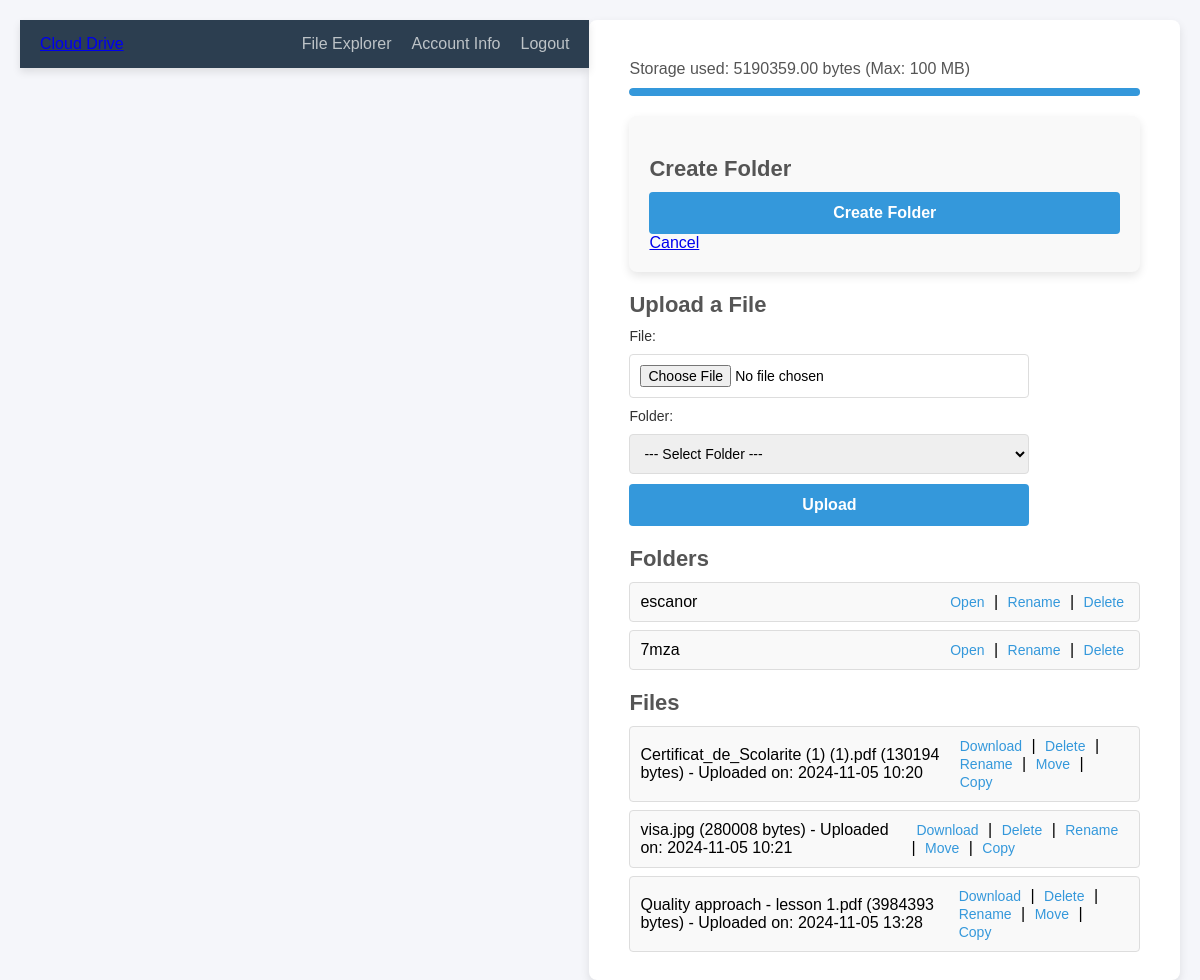
Page /register/file_explorer/ (signed in) on the committed database.
### cloud_drive_app/models.py (models this page shows, shortened)
class Folder(models.Model):
    user = models.ForeignKey(User, on_delete=models.CASCADE)
    name = models.CharField(max_length=255)
    parent_folder = models.ForeignKey('self', on_delete=models.CASCADE, null=True, blank=True, related_name='subfolders')

class UserFile(models.Model):
    user = models.ForeignKey(User, on_delete=models.CASCADE)
    folder = models.ForeignKey('Folder', on_delete=models.CASCADE, null=True, blank=True, related_name='files')
    file = models.FileField(upload_to='user_files/')
    uploaded_at = models.DateTimeField(auto_now_add=True)
    modified_at = models.DateTimeField(auto_now=True)  # New field for last modification time
    file_name = models.CharField(max_length=255)
    file_size = models.PositiveIntegerField()

### cloud_drive_app/views.py (the view, shortened to what this page needs)
# urls.py: path('file_explorer/', views.file_explorer_view, name='file_explorer'),
@login_required
def file_explorer_view(request, folder_id=None):
    current_folder = None
    if folder_id:
        current_folder = get_object_or_404(Folder, id=folder_id, user=request.user)
    form = FileUploadForm(user=request.user)
    subfolders = Folder.objects.filter(user=request.user, parent_folder=current_folder)
    user_files = UserFile.objects.filter(user=request.user, folder=current_folder)
    current_storage = calculate_user_storage_usage(request.user)
    return render(request, 'file_explorer.html', {
        'form': form,
        'subfolders': subfolders,
        'user_files': user_files,
        'current_folder': current_folder,
        'current_storage': current_storage,
    })

### cloud_drive_app/forms.py (shortened to what this page needs)
class FileUploadForm(forms.ModelForm):
    folder = forms.ModelChoiceField(queryset=Folder.objects.none(), required=False, empty_label="--- Select Folder ---")
    class Meta:
        model = UserFile
        fields = ['file', 'folder']
    def __init__(self, *args, **kwargs):
        user = kwargs.pop('user', None)
        super().__init__(*args, **kwargs)
        if user:
            self.fields['folder'].queryset = Folder.objects.filter(user=user)

### cloud_drive_app/views.py (called while the page is built)
def calculate_user_storage_usage(user):
    storage_usage = UserFile.objects.filter(user=user).aggregate(total_size=Sum('file_size'))
    return storage_usage['total_size'] or 0

### cloud_drive_app/templates/file_explorer.html (shortened to what this page needs)
{% load static %}
<!DOCTYPE html>
<html lang="en">
<head>
    <link rel="stylesheet" href="{% static 'css/style.css' %}">
</head>
<body>
    {% include 'navbar.html' %}
    <div class="file-explorer-container">
        <p class="storage-info">Storage used: {{ current_storage|floatformat:2 }} bytes (Max: 100 MB)</p>
        <div class="storage-bar">
            <div class="storage-bar-used" style="width: {{ storage_percentage }}%;"></div>
        </div>
        <div class="main-content">
            <h2>Create Folder</h2>
            <form method="post">
                <button type="submit">Create Folder</button>
            </form>
            <a href="{% if parent_folder %}{% url 'file_explorer' parent_folder.id %}{% else %}{% url 'file_explorer' %}{% endif %}">Cancel</a>
        </div>
        <h2>Upload a File</h2>
        <form method="post" enctype="multipart/form-data" class="upload-form">
            <label for="file">File:</label>
            <input type="file" name="file" id="file" required>
            <label for="folder">Folder:</label>
            <select name="folder" id="folder">
                <option value="">--- Select Folder ---</option>
            </select>
            <button type="submit" name="upload_file">Upload</button>
        </form>
        <h2>Folders</h2>
        {% if subfolders %}
            <ul class="folder-list">
                {% for folder in subfolders %}
                    <li>
                        <span>{{ folder.name }}</span>
                        <span>
                            <a href="{% url 'file_explorer' folder.id %}">Open</a> |
                            <a href="{% url 'rename_folder' folder.id %}">Rename</a> |
                            <a href="{% url 'delete_folder' folder.id %}">Delete</a>
                        </span>
                    </li>
                {% endfor %}
            </ul>
        {% else %}
            <p class="no-content">No folders.</p>
        {% endif %}
        <h2>Files</h2>
        {% if user_files %}
            <ul class="file-list">
                {% for file in user_files %}
                    <li>
                        <span>{{ file.file_name }} ({{ file.file_size }} bytes) - Uploaded on: {{ file.uploaded_at|date:"Y-m-d H:i" }}</span>
                        <span>
                            <a href="{% url 'download_file' file.id %}">Download</a> |
                            <a href="{% url 'delete_file' file.id %}">Delete</a> |
                            <a href="{% url 'rename_file' file.id %}">Rename</a> |
                            <a href="{% url 'move_file' file.id %}">Move</a> |
                            <a href="{% url 'copy_file' file.id %}">Copy</a>
                        </span>
                    </li>
                {% endfor %}
            </ul>
        {% else %}
            <p class="no-content">No files.</p>
        {% endif %}
    </div>
</body>
</html>

### cloud_drive_app/templates/navbar.html
{% load static %}
<link rel="stylesheet" href="{% static 'css/style.css' %}">
<div class="navbar">
    <div class="navbar-logo">
        <a href="#">Cloud Drive</a>
    </div>
    <div class="navbar-links">
        <a href="{% url 'file_explorer' %}">File Explorer</a>
        <a href="{% url 'account_info' %}">Account Info</a>
        <a href="{% url 'logout' %}">Logout</a>
    </div>
</div>

### cloud_drive_app/static/css/style.css (style rules this page uses)
* { margin: 0; padding: 0; box-sizing: border-box; font-family: Arial, sans-serif; }
body { display: flex; justify-content: center; align-items: flex-start; min-height: 100vh; background-color: #f5f6fa; padding: 20px; }
form { display: flex; flex-direction: column; gap: 10px; }
input[type="text"], input[type="email"], input[type="password"], input[type="file"], select { width: 100%; padding: 12px; border: 1px solid #dcdcdc; border-radius: 4px; font-size: 16px; }
button[type="submit"] { padding: 12px; font-size: 16px; font-weight: bold; color: #ffffff; background-color: #3498db; border: none; border-radius: 4px; cursor: pointer; transition: background-color 0.3s ease; }
p { margin-top: 20px; font-size: 14px; color: #555555; }
.navbar { display: flex; justify-content: center; align-items: center; padding: 15px 20px; background-color: #2c3e50; color: #ecf0f1; box-shadow: 0 4px 8px rgba(0, 0, 0, 0.1); position: sticky; top: 0; z-index: 1000; width: 100%; margin-bottom: 20px; }
.navbar-logo { margin-right: auto; }
.navbar-links { display: flex; gap: 20px; }
.navbar-links a { color: #bdc3c7; text-decoration: none; font-size: 16px; transition: color 0.3s; }
.main-content { width: 100%; max-width: 1200px; margin: 0 auto; padding: 20px; background-color: #f9f9f9; border-radius: 8px; box-shadow: 0 4px 10px rgba(0, 0, 0, 0.1); }
.file-explorer-container { width: 100%; max-width: 1200px; padding: 20px 40px; background-color: #ffffff; border-radius: 8px; box-shadow: 0 4px 10px rgba(0, 0, 0, 0.1); }
.storage-info { font-size: 16px; color: #555; margin-bottom: 10px; }
.storage-bar { position: relative; width: 100%; height: 8px; background-color: #e0e0e0; border-radius: 4px; overflow: hidden; margin-top: 5px; margin-bottom: 20px; }
.storage-bar-used { height: 100%; background-color: #3498db; border-radius: 4px 0 0 4px; transition: width 0.3s ease; }
h2 { font-size: 22px; color: #555; margin: 20px 0 10px; }
.upload-form { display: flex; flex-direction: column; gap: 10px; max-width: 400px; margin-bottom: 20px; }
.upload-form label { font-size: 14px; color: #333; }
.upload-form input[type="file"], .upload-form select { padding: 10px; border: 1px solid #ddd; border-radius: 4px; font-size: 14px; width: 100%; }
.upload-form button[type="submit"] { padding: 12px; font-size: 16px; font-weight: bold; color: #ffffff; background-color: #3498db; border: none; border-radius: 4px; cursor: pointer; transition: background-color 0.3s ease; }
.folder-list, .file-list { list-style-type: none; padding: 0; margin-top: 10px; }
.folder-list li, .file-list li { padding: 10px; border: 1px solid #ddd; border-radius: 4px; background-color: #f9f9f9; margin-bottom: 8px; display: flex; justify-content: space-between; align-items: center; transition: background-color 0.2s ease; }
.folder-list li a, .file-list li a { color: #3498db; font-size: 14px; text-decoration: none; margin: 0 5px; }

### rows in the picture
Folder: name "escanor"
Folder: name "7mza"
UserFile: file_name "Certificat_de_Scolarite (1) (1).pdf", file_size "130194", uploaded_at "2024-11-05 10:20"
UserFile: file_name "visa.jpg", file_size "280008", uploaded_at "2024-11-05 10:21"
UserFile: file_name "Quality approach - lesson 1.pdf", file_size "3984393", uploaded_at "2024-11-05 13:28"

### other values in the picture
{{ current_storage|floatformat:2 }} "5190359.00"
